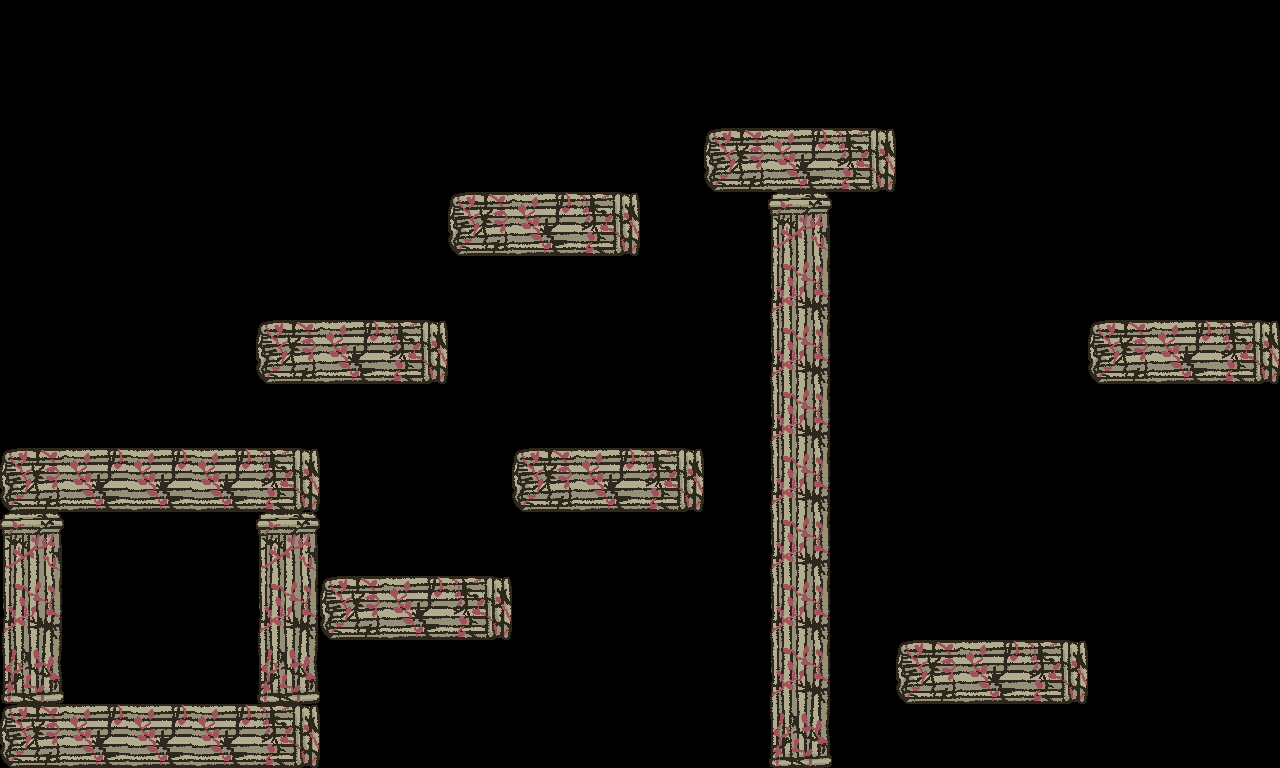

This game map was drawn from its Tiled (.tmx) file and the tilesets committed beside it. A one-line description and the full map source follow:
An orthogonal 20x12 tile map with 64x64 px tiles, 3 tile layers (platforms1, platforms2, platforms3) and 4 objects.

<map version="1.9" tiledversion="1.9.2" orientation="orthogonal" renderorder="right-down" width="20" height="12" tilewidth="64" tileheight="64" infinite="0" nextlayerid="8" nextobjectid="6">
 <editorsettings>
  <export target="level-2.json" format="json" />
 </editorsettings>
 <tileset firstgid="1" name="tiles" tilewidth="64" tileheight="64" tilecount="12" columns="4">
  <image source="tilesheet.png" width="256" height="192" />
 </tileset>
 <layer id="1" name="platforms1" width="20" height="12" locked="1">
  <data encoding="csv">
0,0,0,0,0,0,0,0,0,0,0,0,0,0,0,0,0,0,0,0,
0,0,0,0,0,0,0,0,0,0,0,0,0,0,0,0,0,0,0,0,
0,0,0,0,0,0,0,0,0,0,0,0,0,0,0,0,0,0,0,0,
0,0,0,0,0,0,0,9,10,11,0,0,0,0,0,0,0,0,0,0,
0,0,0,0,0,0,0,0,0,0,0,0,0,0,0,0,0,0,0,0,
0,0,0,0,9,10,11,0,0,0,0,0,0,0,0,0,0,0,0,0,
0,0,0,0,0,0,0,0,0,0,0,0,0,0,0,0,0,0,0,0,
0,0,0,0,0,0,0,0,0,0,0,0,0,0,0,0,0,0,0,0,
0,0,0,0,0,0,0,0,0,0,0,0,0,0,0,0,0,0,0,0,
0,0,0,0,0,0,0,0,0,0,0,0,0,0,0,0,0,0,0,0,
0,0,0,0,0,0,0,0,0,0,0,0,0,0,0,0,0,0,0,0,
9,10,10,10,11,0,0,0,0,0,0,0,0,0,0,0,0,0,0,0
</data>
 </layer>
 <layer id="2" name="platforms2" width="20" height="12" locked="1">
  <data encoding="csv">
0,0,0,0,0,0,0,0,0,0,0,0,0,0,0,0,0,0,0,0,
0,0,0,0,0,0,0,0,0,0,0,0,0,0,0,0,0,0,0,0,
0,0,0,0,0,0,0,0,0,0,0,9,10,11,0,0,0,0,0,0,
0,0,0,0,0,0,0,0,0,0,0,0,0,0,0,0,0,0,0,0,
0,0,0,0,0,0,0,0,0,0,0,0,0,0,0,0,0,0,0,0,
0,0,0,0,0,0,0,0,0,0,0,0,0,0,0,0,0,0,0,0,
0,0,0,0,0,0,0,0,0,0,0,0,0,0,0,0,0,0,0,0,
9,10,10,10,11,0,0,0,0,0,0,0,0,0,0,0,0,0,0,0,
4,0,0,0,4,0,0,0,0,0,0,0,0,0,0,0,0,0,0,0,
8,0,0,0,8,0,0,0,0,0,0,0,0,0,0,0,0,0,0,0,
12,0,0,0,12,0,0,0,0,0,0,0,0,0,0,0,0,0,0,0,
9,10,10,10,11,0,0,0,0,0,0,0,0,0,0,0,0,0,0,0
</data>
 </layer>
 <layer id="3" name="platforms3" width="20" height="12" locked="1">
  <data encoding="csv">
0,0,0,0,0,0,0,0,0,0,0,0,0,0,0,0,0,0,0,0,
0,0,0,0,0,0,0,0,0,0,0,0,0,0,0,0,0,0,0,0,
0,0,0,0,0,0,0,0,0,0,0,0,0,0,0,0,0,0,0,0,
0,0,0,0,0,0,0,0,0,0,0,0,4,0,0,0,0,0,0,0,
0,0,0,0,0,0,0,0,0,0,0,0,8,0,0,0,0,0,0,0,
0,0,0,0,0,0,0,0,0,0,0,0,8,0,0,0,0,9,10,11,
0,0,0,0,0,0,0,0,0,0,0,0,8,0,0,0,0,0,0,0,
0,0,0,0,0,0,0,0,9,10,11,0,8,0,0,0,0,0,0,0,
0,0,0,0,0,0,0,0,0,0,0,0,8,0,0,0,0,0,0,0,
0,0,0,0,0,9,10,11,0,0,0,0,8,0,0,0,0,0,0,0,
0,0,0,0,0,0,0,0,0,0,0,0,8,0,9,10,11,0,0,0,
9,10,10,10,11,0,0,0,0,0,0,0,12,0,0,0,0,0,0,0
</data>
 </layer>
 <objectgroup id="7" name="startPoint" locked="1">
  <object id="4" gid="12" x="509.301" y="190.86" width="64" height="64" />
 </objectgroup>
 <objectgroup id="4" name="collectibles1" locked="1" />
 <objectgroup id="5" name="collectibles2" locked="1">
  <object id="2" gid="12" x="126.86" y="693.917" width="64" height="64" />
 </objectgroup>
 <objectgroup id="6" name="collectibles3" locked="1">
  <object id="3" gid="12" x="1153.57" y="317.36" width="64" height="64" />
  <object id="5" gid="12" x="956.459" y="635.8" width="64" height="64" />
 </objectgroup>
</map>